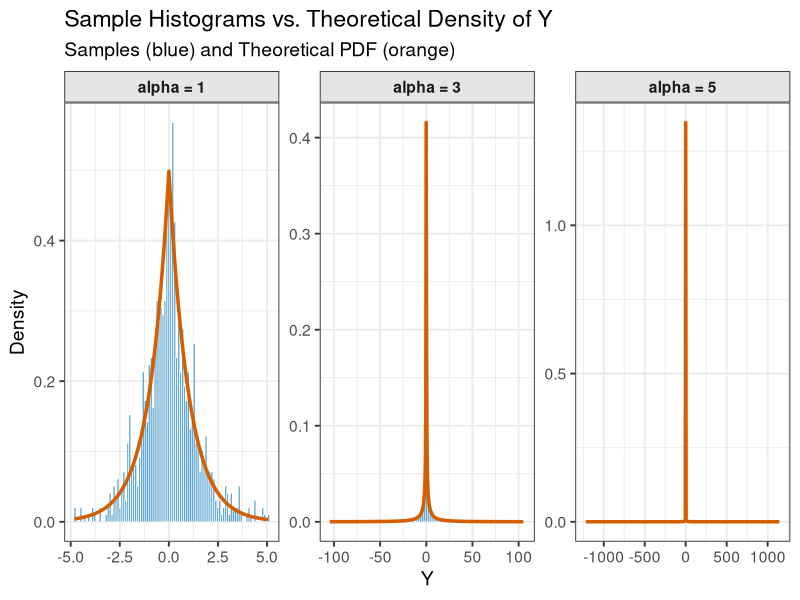
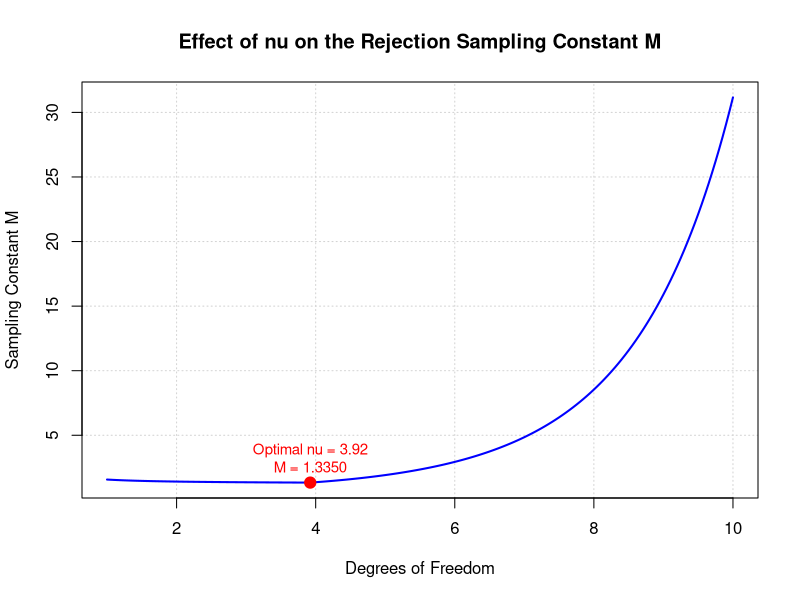
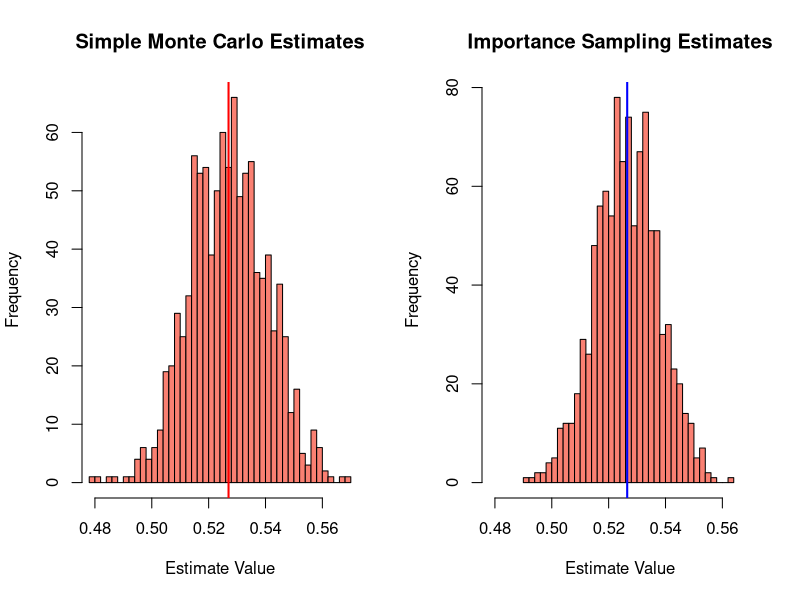
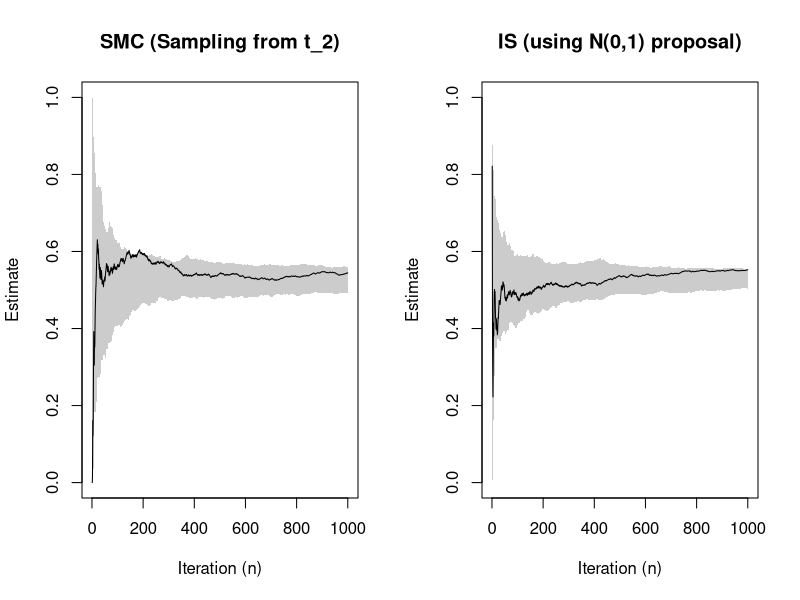

The R source for these figures, in order:
## ---- chunk 1
rm(list=ls())
library(ggplot2)
library(dplyr)

set.seed(20)
## ---- chunk 2
# Define the Sampling Function
gicdf.y <- function(u, alpha) {
  x <- numeric(length(u))
  ind.neg <- (u <= 0.5)
  x[ind.neg] <- log(2 * u[ind.neg])
  x[!ind.neg] <- -log(2 * (1 - u[!ind.neg]))
  y <- sign(x) * (abs(x))^alpha
  return(y)
}

# Generate the Sample Data
n.samples <- 1000
alphas <- c(1, 3, 5)

samples <- lapply(alphas, function(a) {
  u.values <- runif(n.samples)
  alpha.vec <- rep(a, n.samples)
  gicdf.y(u.values, alpha.vec)
})
## ---- chunk 3
# Define the theoretical PDF of Y
d_Y <- function(y, alpha) {
  term1 <- 1 / (2 * alpha)
  term2 <- abs(y)^((1 - alpha) / alpha)
  term3 <- exp(-abs(y)^(1 / alpha))
  
  
  density <- term1 * term2 * term3
  density[y == 0 & alpha > 1] <- 0
  density[y == 0 & alpha == 1] <- 0.5
  
  return(density)
}

plot_data <- mapply(function(s, a) data.frame(y = s, alpha = a),
                    samples, alphas, SIMPLIFY = FALSE) %>%
  bind_rows() %>%
  mutate(alpha_label = factor(paste("alpha =", alpha)))

# Trim the data for better visualisation
trimmed_plot_data <- plot_data %>%
  group_by(alpha_label) %>%
  mutate(q_low = quantile(y, 0.005),
         q_high = quantile(y, 0.995)) %>%
  filter(y >= q_low & y <= q_high) %>%
  ungroup()

# Create the theoretical density data for the lines
theory_data <- trimmed_plot_data %>%
  group_by(alpha_label, alpha) %>%
  summarise(min_y = min(y), max_y = max(y)) %>%
  group_by(alpha_label, alpha) %>%
  summarise(y = seq(min_y, max_y, length.out = 501)) %>%
  mutate(pdf = d_Y(y, alpha)) %>%
  ungroup()

# Generate the plot
ggplot(trimmed_plot_data, aes(x = y)) +
  
  # Histogram of the samples
  geom_histogram(aes(y = after_stat(density)), 
                 bins = 100, 
                 fill = "#0072B2", 
                 alpha = 0.6,
                 color = "white",
                 linewidth = 0.2) +
  
  # Theoretical density line
  geom_line(data = theory_data, 
            aes(x = y, y = pdf), 
            color = "#D55E00", 
            linewidth = 1.2) +
  
  facet_wrap(~ alpha_label, scales = "free") +
  
  labs(
    title = "Sample Histograms vs. Theoretical Density of Y",
    subtitle = "Samples (blue) and Theoretical PDF (orange)",
    x = "Y",
    y = "Density"
  ) +
  theme_bw(base_size = 14) +
  theme(
    strip.background = element_rect(fill = "grey90"),
    strip.text = element_text(face = "bold")
  )

## ---- chunk 4
# Find optimal nu
get_M <- function(nu) {
  log_C_nu <- (0.5 * log(nu * pi) + 
                 lgamma(nu / 2) - 
                 log(2) - 
                 lgamma((nu + 1) / 2))
  C_nu <- exp(log_C_nu)
  h_at_0 <- 1.0
  log_h_at_1 <- -1.0 + ((nu + 1) / 2) * log(1 + 1/nu)
  h_at_1 <- exp(log_h_at_1)
  log_h_at_nu <- -nu + ((nu + 1) / 2) * log(1 + nu)
  h_at_nu <- exp(log_h_at_nu)
  sup_h <- max(h_at_0, h_at_1, h_at_nu)
  
  return(C_nu * sup_h)
}

# Find the optimal nu
opt_result <- optimize(get_M, interval = c(1, 10))
nu_optimal <- opt_result$minimum
M_optimal <- opt_result$objective

# Generate data for plotting
nu_values <- seq(1, 10, by = 0.05)
M_values <- sapply(nu_values, get_M)

# Plot
plot(nu_values, M_values, 
     type = "l", 
     col = "blue", 
     lwd = 2,
     main = "Effect of nu on the Rejection Sampling Constant M",
     xlab = "Degrees of Freedom",
     ylab = "Sampling Constant M",
     panel.first = grid()
)

points(nu_optimal, M_optimal, col = "red", pch = 19, cex = 1.5)

text(nu_optimal, M_optimal, 
     label = sprintf("Optimal nu = %.2f\nM = %.4f", nu_optimal, M_optimal),
     pos = 3,
     col = "red",
     cex = 0.9)
## ---- chunk 5
# Define varphi
phi_laplace <- function(x) {
  return(0.5 * exp(-abs(x)))
}

# Implement the Rejection Sampler

run_rejection_sampler <- function(n_samples, nu) {
  M <- get_M(nu)
  samples <- numeric(n_samples)
  n_accepted <- 0
  n_proposed <- 0
  while (n_accepted < n_samples) {
    n_proposed <- n_proposed + 1
    z <- rt(1, df = nu)
    u <- runif(1)
    g_z <- dt(z, df = nu)
    if (g_z > 0) {
      acceptance_ratio <- phi_laplace(z) / (M * g_z)
      if (u <= acceptance_ratio) {
        n_accepted <- n_accepted + 1
        samples[n_accepted] <- z
      }
    }
  }
  
  experimental_rate <- n_samples / n_proposed
  return(list(
    samples = samples,
    experimental_rate = experimental_rate,
    theoretical_rate = 1.0 / M,
    M = M,
    n_proposed = n_proposed,
    nu_used = nu
  ))
}

N_SAMPLES <- 10000
nu_optimal <- 3.92

# Run the sampler
res <- run_rejection_sampler(N_SAMPLES, nu_optimal)

# Compare the theoretical and experimental rates
cat(sprintf("  Target samples: %d\n", N_SAMPLES))
cat(sprintf("  Total proposals needed: %d\n", res$n_proposed))
cat(sprintf("  Theoretical M: %.4f\n", res$M))
cat(sprintf("  Theoretical Rate (1/M): %.4f\n", res$theoretical_rate))
cat(sprintf("  Experimental Rate: %.4f\n", res$experimental_rate))
## ---- chunk 6
# Implementing an Importance Sampler

# Define phi
phi <- function(t) {
  exp(-t^4)
}

# Importance sampling function
is.estimator <- function(n=1000) {
  t.g <- rnorm(n)
  W <- dt(t.g, df=2) / dnorm(t.g)
  return(mean(phi(t.g)* W))
}

# Simple Monte Carlo sampler
smc.estimator <- function(n=1000) {
  t.f <- rt(n, df=2)
  return(mean(phi(t.f)))
}

# Run the IS estimator multiple times
is.replicate <- function(reps=5000, n=1000){
  estimates <- sapply(1:reps, function(i) is.estimator(n))
  return(estimates)
}

# Run SMC estimator multiple times
smc.replicate <- function(reps=5000, n=1000) {
  estimates <- sapply(1:reps, function(i) smc.estimator(n))
  return(estimates)
}

# Generate samples
is.results <- is.replicate(reps=1000)
smc.results <- smc.replicate(reps=1000)

# Calculate the mean and variance
mean.is <- mean(is.results)
mean.smc <- mean(smc.results)
var.is <- var(is.results)
var.smc <- var(smc.results)

# Print the results
print(paste("Average IS Estimate:", round(mean.is, 5)))
print(paste("Average SMC Estimate:", round(mean.smc, 5)))
print(paste("Variance of IS Estimates:", format(var.is, scientific=TRUE, digits=5)))
print(paste("Variance of SMC Estimates:", format(var.smc, scientific=TRUE, digits=5)))

# Plot the histograms
x.limits <- range(c(is.results, smc.results))

par(mfrow=c(1,2))

hist(smc.results, breaks=40, main="Simple Monte Carlo Estimates",
     xlab="Estimate Value", xlim=x.limits, col="salmon")
abline(v=mean.smc, col="red", lwd=2)

hist(is.results, breaks=40, main="Importance Sampling Estimates",
     xlab="Estimate Value", xlim=x.limits, col="salmon")
abline(v=mean.is, col="blue", lwd=2)
## ---- chunk 7
# Set Parameters
N_max <- 1000
R <- 100       

# Create Matrices to Store Results
smc_runs_matrix <- matrix(nrow = R, ncol = N_max)
is_runs_matrix <- matrix(nrow = R, ncol = N_max)

# Run Replications
for (i in 1:R) {
  # SMC Run
  t.f <- rt(N_max, df = 2)
  phi_vals_smc <- phi(t.f)
  smc_runs_matrix[i, ] <- cumsum(phi_vals_smc) / (1:N_max)
  
  # IS Run
  t.g <- rnorm(N_max)
  W <- dt(t.g, df = 2) / dnorm(t.g)
  phi_vals_is <- phi(t.g) * W
  is_runs_matrix[i, ] <- cumsum(phi_vals_is) / (1:N_max)
}

# Calculate Plotting Bands
smc_mean_line <- smc_runs_matrix[1, ]
smc_min_band <- apply(smc_runs_matrix, 2, min, na.rm=TRUE)
smc_max_band <- apply(smc_runs_matrix, 2, max, na.rm=TRUE)

is_mean_line <- is_runs_matrix[1, ]
is_min_band <- apply(is_runs_matrix, 2, min, na.rm=TRUE)
is_max_band <- apply(is_runs_matrix, 2, max, na.rm=TRUE)

iterations <- 1:N_max

# Plotting
par(mfrow = c(1, 2))

# Plot 1: SMC
smc_ylim <- range(c(smc_min_band, smc_max_band), na.rm = TRUE, finite = TRUE)
plot(iterations, smc_mean_line, type = "n", ylim = smc_ylim,
     main = "SMC (Sampling from t_2)", xlab = "Iteration (n)", ylab = "Estimate")
polygon(c(iterations, rev(iterations)), c(smc_min_band, rev(smc_max_band)),
        col = "grey80", border = NA)
lines(iterations, smc_mean_line, col = "black", lwd = 1)

# Plot 2: IS
is_ylim_clipped <- range(c(quantile(is_min_band, 0.05, na.rm = TRUE), 
                           quantile(is_max_band, 0.95, na.rm = TRUE),
                           smc_ylim), na.rm=TRUE, finite=TRUE)
plot(iterations, is_mean_line, type = "n", ylim = is_ylim_clipped,
     main = "IS (using N(0,1) proposal)", xlab = "Iteration (n)", ylab = "Estimate")
polygon(c(iterations, rev(iterations)), c(is_min_band, rev(is_max_band)),
        col = "grey80", border = NA)
lines(iterations, is_mean_line, col = "black", lwd = 1)

